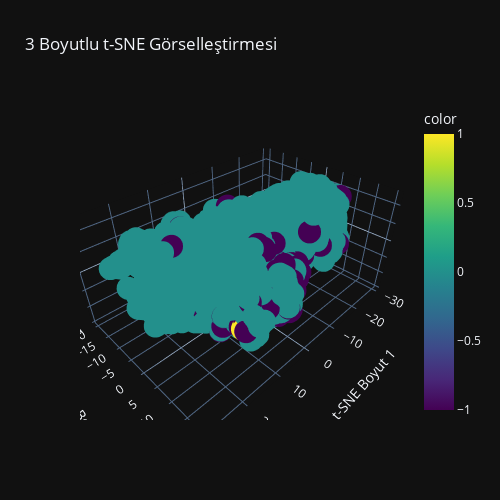

Notebook cell for this chart:
### Code cell
# DataFrame
df_tsne = pd.DataFrame({
    'tsne1': X_tsne[:, 0],
    'tsne2': X_tsne[:, 1],
    'tsne3': X_tsne[:, 2],
    'label': y_train
})

# Etkileşimli 3B scatter plot
fig = px.scatter_3d(df_tsne, x='tsne1', y='tsne2', z='tsne3',
                    color=h_clusters,
                    title='3 Boyutlu t-SNE Görselleştirmesi',
                    labels={'tsne1': 't-SNE Boyut 1',
                            'tsne2': 't-SNE Boyut 2',
                            'tsne3': 't-SNE Boyut 3'},
                    color_continuous_scale='viridis')

fig.update_layout(
    width=500,  # piksel cinsinden genişlik
    height=500, # piksel cinsinden yükseklik
    autosize=False  # otomatik boyutlandırmayı kapat
)


fig.show()

### Figure 1 — Plotly figure (JSON) as saved in the notebook; plotly's stock layout.template omitted (floating-point values rounded to 4 significant figures; data arrays with more than 128 entries replaced by an {"elided": "..."} marker saying what was removed)
{"data": [{"hovertemplate": "t-SNE Boyut 1=%{x}<br>t-SNE Boyut 2=%{y}<br>t-SNE Boyut 3=%{z}<br>color=%{marker.color}<extra></extra>", "legendgroup": "", "marker": {"color": {"elided": "6348 int values"}, "coloraxis": "coloraxis", "symbol": "circle"}, "mode": "markers", "name": "", "scene": "scene", "showlegend": false, "x": {"elided": "6348 float values"}, "y": {"elided": "6348 float values"}, "z": {"elided": "6348 float values"}, "type": "scatter3d"}], "layout": {"scene": {"domain": {"x": [0.0, 1.0], "y": [0.0, 1.0]}, "xaxis": {"title": {"text": "t-SNE Boyut 1"}}, "yaxis": {"title": {"text": "t-SNE Boyut 2"}}, "zaxis": {"title": {"text": "t-SNE Boyut 3"}}}, "coloraxis": {"colorbar": {"title": {"text": "color"}}, "colorscale": [[0.0, "#440154"], [0.1111, "#482878"], [0.2222, "#3e4989"], [0.3333, "#31688e"], [0.4444, "#26828e"], [0.5556, "#1f9e89"], [0.6667, "#35b779"], [0.7778, "#6ece58"], [0.8889, "#b5de2b"], [1.0, "#fde725"]]}, "legend": {"tracegroupgap": 0}, "title": {"text": "3 Boyutlu t-SNE Görselleştirmesi"}, "width": 500, "height": 500, "autosize": false}}
